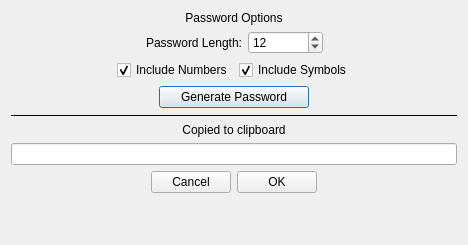
<?xml version="1.0" encoding="UTF-8"?>
<ui version="4.0">
 <class>Dialog</class>
 <widget class="QDialog" name="Dialog">
  <property name="geometry">
   <rect>
    <x>0</x>
    <y>0</y>
    <width>468</width>
    <height>245</height>
   </rect>
  </property>
  <property name="windowTitle">
   <string>Dialog</string>
  </property>
  <layout class="QVBoxLayout" name="verticalLayout_2">
   <item>
    <layout class="QVBoxLayout" name="verticalLayout">
     <item>
      <widget class="QLabel" name="labelPwdOptions">
       <property name="text">
        <string>Password Options</string>
       </property>
       <property name="alignment">
        <set>Qt::AlignCenter</set>
       </property>
      </widget>
     </item>
     <item>
      <layout class="QHBoxLayout" name="horizontalLayout">
       <item>
        <spacer name="horizontalSpacer">
         <property name="orientation">
          <enum>Qt::Horizontal</enum>
         </property>
         <property name="sizeHint" stdset="0">
          <size>
           <width>40</width>
           <height>20</height>
          </size>
         </property>
        </spacer>
       </item>
       <item>
        <widget class="QLabel" name="labelPwdLen">
         <property name="text">
          <string>Password Length:</string>
         </property>
        </widget>
       </item>
       <item>
        <widget class="QSpinBox" name="spinBoxPwdLen">
         <property name="minimumSize">
          <size>
           <width>75</width>
           <height>0</height>
          </size>
         </property>
         <property name="keyboardTracking">
          <bool>true</bool>
         </property>
         <property name="minimum">
          <number>4</number>
         </property>
         <property name="value">
          <number>12</number>
         </property>
        </widget>
       </item>
       <item>
        <spacer name="horizontalSpacer_2">
         <property name="orientation">
          <enum>Qt::Horizontal</enum>
         </property>
         <property name="sizeHint" stdset="0">
          <size>
           <width>40</width>
           <height>20</height>
          </size>
         </property>
        </spacer>
       </item>
      </layout>
     </item>
     <item>
      <layout class="QHBoxLayout" name="horizontalLayout_2">
       <item>
        <spacer name="horizontalSpacer_3">
         <property name="orientation">
          <enum>Qt::Horizontal</enum>
         </property>
         <property name="sizeHint" stdset="0">
          <size>
           <width>40</width>
           <height>20</height>
          </size>
         </property>
        </spacer>
       </item>
       <item>
        <widget class="QCheckBox" name="checkBoxPwdIncludeNumbers">
         <property name="text">
          <string>Include Numbers</string>
         </property>
         <property name="checked">
          <bool>true</bool>
         </property>
        </widget>
       </item>
       <item>
        <widget class="QCheckBox" name="checkBoxPwdIncludeSymbols">
         <property name="text">
          <string>Include Symbols</string>
         </property>
         <property name="checked">
          <bool>true</bool>
         </property>
        </widget>
       </item>
       <item>
        <spacer name="horizontalSpacer_4">
         <property name="orientation">
          <enum>Qt::Horizontal</enum>
         </property>
         <property name="sizeHint" stdset="0">
          <size>
           <width>40</width>
           <height>20</height>
          </size>
         </property>
        </spacer>
       </item>
      </layout>
     </item>
     <item>
      <layout class="QHBoxLayout" name="horizontalLayout_3">
       <item>
        <spacer name="horizontalSpacer_5">
         <property name="orientation">
          <enum>Qt::Horizontal</enum>
         </property>
         <property name="sizeHint" stdset="0">
          <size>
           <width>40</width>
           <height>20</height>
          </size>
         </property>
        </spacer>
       </item>
       <item>
        <widget class="QPushButton" name="pushButtonPwdGeneratePwd">
         <property name="minimumSize">
          <size>
           <width>150</width>
           <height>0</height>
          </size>
         </property>
         <property name="text">
          <string>Generate Password</string>
         </property>
         <property name="default">
          <bool>true</bool>
         </property>
        </widget>
       </item>
       <item>
        <spacer name="horizontalSpacer_6">
         <property name="orientation">
          <enum>Qt::Horizontal</enum>
         </property>
         <property name="sizeHint" stdset="0">
          <size>
           <width>40</width>
           <height>20</height>
          </size>
         </property>
        </spacer>
       </item>
      </layout>
     </item>
     <item>
      <widget class="Line" name="line">
       <property name="frameShadow">
        <enum>QFrame::Plain</enum>
       </property>
       <property name="orientation">
        <enum>Qt::Horizontal</enum>
       </property>
      </widget>
     </item>
     <item>
      <widget class="QLabel" name="labelPwdCopiedtoClipboard">
       <property name="text">
        <string>Copied to clipboard</string>
       </property>
       <property name="alignment">
        <set>Qt::AlignCenter</set>
       </property>
      </widget>
     </item>
     <item>
      <widget class="QLineEdit" name="lineEditPwdPassword"/>
     </item>
     <item>
      <layout class="QHBoxLayout" name="horizontalLayout_4">
       <item>
        <spacer name="horizontalSpacer_8">
         <property name="orientation">
          <enum>Qt::Horizontal</enum>
         </property>
         <property name="sizeHint" stdset="0">
          <size>
           <width>40</width>
           <height>20</height>
          </size>
         </property>
        </spacer>
       </item>
       <item>
        <widget class="QPushButton" name="pushButtonPwdCancel">
         <property name="text">
          <string>Cancel</string>
         </property>
        </widget>
       </item>
       <item>
        <widget class="QPushButton" name="pushButtonPwdOK">
         <property name="text">
          <string>OK</string>
         </property>
        </widget>
       </item>
       <item>
        <spacer name="horizontalSpacer_7">
         <property name="orientation">
          <enum>Qt::Horizontal</enum>
         </property>
         <property name="sizeHint" stdset="0">
          <size>
           <width>40</width>
           <height>20</height>
          </size>
         </property>
        </spacer>
       </item>
      </layout>
     </item>
    </layout>
   </item>
   <item>
    <spacer name="verticalSpacer">
     <property name="orientation">
      <enum>Qt::Vertical</enum>
     </property>
     <property name="sizeHint" stdset="0">
      <size>
       <width>20</width>
       <height>20</height>
      </size>
     </property>
    </spacer>
   </item>
  </layout>
 </widget>
 <resources/>
 <connections/>
</ui>
